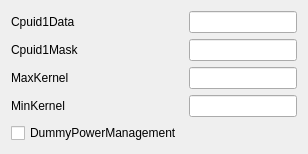
          <widget class="QWidget" name="tabKernel5">
           <attribute name="title">
            <string>Emulate</string>
           </attribute>
           <layout class="QHBoxLayout" name="horizontalLayout_8">
            <item>
             <layout class="QGridLayout" name="gridLayout_36">
              <item row="1" column="0">
               <widget class="QLabel" name="label">
                <property name="toolTip">
                 <string notr="true">This property serves for two needs:

• Enabling support of an unsupported CPU model.

• Enabling XCPM support for an unsupported CPU variant.

Normally it is only the value of EAX that needs to be taken care of, since it represents the full CPUID. The remaining bytes are to be left as zeroes. Byte order is Little Endian, so for example, C3 06 03 00 stands for CPUID 0x0306C3 (Haswell).

For XCPM support it is recommended to use the following combinations.

• Haswell-E (0x0306F2) to Haswell (0x0306C3):
Cpuid1Data: C3 06 03 00 00 00 00 00 00 00 00 00 00 00 00 00
Cpuid1Mask: FF FF FF FF 00 00 00 00 00 00 00 00 00 00 00 00

• Broadwell-E (0x0406F1) to Broadwell (0x0306D4):
Cpuid1Data: D4 06 03 00 00 00 00 00 00 00 00 00 00 00 00 00
Cpuid1Mask: FF FF FF FF 00 00 00 00 00 00 00 00 00 00 00 00

Keep in mind, that the following configurations are unsupported (at least out of the box):
• Consumer Ivy Bridge (0x0306A9) as Apple disabled XCPM for Ivy Bridge and recommends legacy power management for these CPUs. You will need to manually patch _xcpm_bootstrap to force XCPM on these CPUs instead of using this option.

• Low-end CPUs (e.g. Haswell+ Pentium) as they are not supported properly by macOS. Legacy hacks for older models can be found in the Special NOTES section of acidanthera/bugtracker#365.

----

这个属性有两个作用。

- 启用对不支持的CPU型号的支持。

- 启用XCPM对不支持的CPU型号的支持。

通常只需要照顾EAX的值，因为它代表完整的CPUID。其余的字节要留作零。字节顺序为Little Endian，例如，C3 06 03 00代表CPUID 0x0306C3（Haswell）。

对于XCPM的支持，建议使用以下组合。

- Haswell-E(0x0306F2)转Haswell(0x0306C3)：
Cpuid1Data: C3 06 03 00 00 00 00 00 00 00 00 00 00 00 00 00
Cpuid1Mask: FF FF FF FF 00 00 00 00 00 00 00 00 00 00 00 00 00 00 00 00 00 00 00 00 00 0000

- Broadwell-E (0x0406F1) 至 Broadwell (0x0306D4)：
Cpuid1Data: D4 06 03 00 00 00 00 00 00 00 00 00 00 00 00 00
Cpuid1Mask: FF FF FF FF 00 00 00 00 00 00 00 00 00 00 00 00 00 00 00 00 00 00 00 00 00 0000

请记住，以下配置是不支持的（至少是开箱即用）：
- 消费级Ivy Bridge (0x0306A9)，因为Apple禁用了Ivy Bridge的XCPM，并建议这些CPU使用传统的电源管理。您需要手动修补_xcpm_bootstrap，以强制这些CPU使用XCPM，而不是使用此选项。

- 低端CPU(如Haswell+ Pentium)，因为它们不受macOS的正确支持。旧型号的遗留黑客可以在 acidanthera/bugtracker#365 的 Special NOTES 部分找到。


</string>
                </property>
                <property name="statusTip">
                 <string> Sequence of EAX, EBX, ECX, EDX values to replace CPUID (1) call in XNU kernel.</string>
                </property>
                <property name="text">
                 <string>Cpuid1Data</string>
                </property>
               </widget>
              </item>
              <item row="4" column="1">
               <widget class="QLineEdit" name="editMaxKernel"/>
              </item>
              <item row="5" column="0">
               <widget class="QLabel" name="label_98">
                <property name="toolTip">
                 <string notr="true">Note: Refer to Add MaxKernel description for matching logic.</string>
                </property>
                <property name="statusTip">
                 <string>Emulates CPUID and applies DummyPowerManagement on specified macOS version or newer.</string>
                </property>
                <property name="text">
                 <string notr="true">MinKernel</string>
                </property>
               </widget>
              </item>
              <item row="4" column="0">
               <widget class="QLabel" name="label_97">
                <property name="toolTip">
                 <string notr="true">Note: Refer to Add MaxKernel description for matching logic.</string>
                </property>
                <property name="statusTip">
                 <string> Emulates CPUID and applies DummyPowerManagement on specified macOS version or older.</string>
                </property>
                <property name="text">
                 <string notr="true">MaxKernel</string>
                </property>
               </widget>
              </item>
              <item row="2" column="0">
               <widget class="QLabel" name="label_2">
                <property name="toolTip">
                 <string notr="true">When each Cpuid1Mask bit is set to 0, the original CPU bit is used, otherwise set bits take the value of Cpuid1Data.</string>
                </property>
                <property name="statusTip">
                 <string> Bit mask of active bits in Cpuid1Data.</string>
                </property>
                <property name="text">
                 <string>Cpuid1Mask</string>
                </property>
               </widget>
              </item>
              <item row="1" column="1">
               <widget class="QLineEdit" name="editDatCpuid1Data"/>
              </item>
              <item row="5" column="1">
               <widget class="QLineEdit" name="editMinKernel"/>
              </item>
              <item row="2" column="1">
               <widget class="QLineEdit" name="editDatCpuid1Mask"/>
              </item>
              <item row="6" column="0">
               <widget class="QCheckBox" name="chkDummyPowerManagement">
                <property name="toolTip">
                 <string notr="true">Note 1 : This option is a preferred alternative to NullCpuPowerManagement.kext for CPUs without native power management driver in macOS.

Note 2 : While this option is usually needed to disable AppleIntelCpuPowerManagement on unsupported platforms,it can also be used to disable this kext in other situations (e.g. with Cpuid1Data left blank).

----

注1：对于macOS中没有原生电源管理驱动的CPU来说，这个选项是NullCpuPowerManagement.kext的首选替代品。

注2：在不支持的平台上，这个选项通常是用来禁用AppleIntelCpuPowerManagement的，但在其他情况下，它也可以用来禁用这个kext(例如Cpuid1Data留空)。</string>
                </property>
                <property name="statusTip">
                 <string>Disables AppleIntelCpuPowerManagement.</string>
                </property>
                <property name="text">
                 <string>DummyPowerManagement</string>
                </property>
               </widget>
              </item>
             </layout>
            </item>
           </layout>
          </widget>
